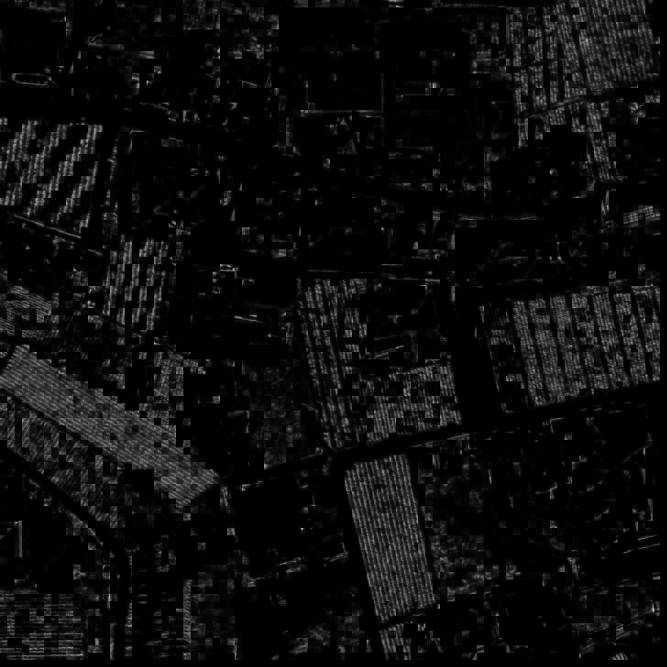
#> input picture Results/iteration_11/swissimage-dop10_2017_2608-1128_2_22_2220210708-183308.png, 2000 x 2000 px, given in place of ite-00_BENUNE_4_DJ0012_144_14420210530-173831.jpg, which was not available (shown at 1/3 size)
$ python binary.py
#> lines starting #> are read from the running program, lines starting #| are printed output that depends on the picture; after the words box and inside, x2 and y2 are one past the last pixel; in counts of white or black regions, pixels touching at a corner belong together; pictures that were not available may be replaced by others from this repository, and a replacement may not be noted
import cv2

def get_binary_img(path, binary_name, threshold):

#> called with binary_name = 'ite-00_BENUNE_4_DJ0012', threshold = 0
    path = path
    binary_name = binary_name
    threshold = threshold

    # Get the image
    originalImage = cv2.imread(path)
#> originalImage is the input picture: shape (2000, 2000, 3); min 0, max 225, mean 12.6

    # Convert to grayscale
    grayImage = cv2.cvtColor(originalImage, cv2.COLOR_BGR2GRAY)

    # Convert to binary
    (thresh, blackAndWhiteImage) = cv2.threshold(grayImage, threshold, 255, cv2.THRESH_BINARY)
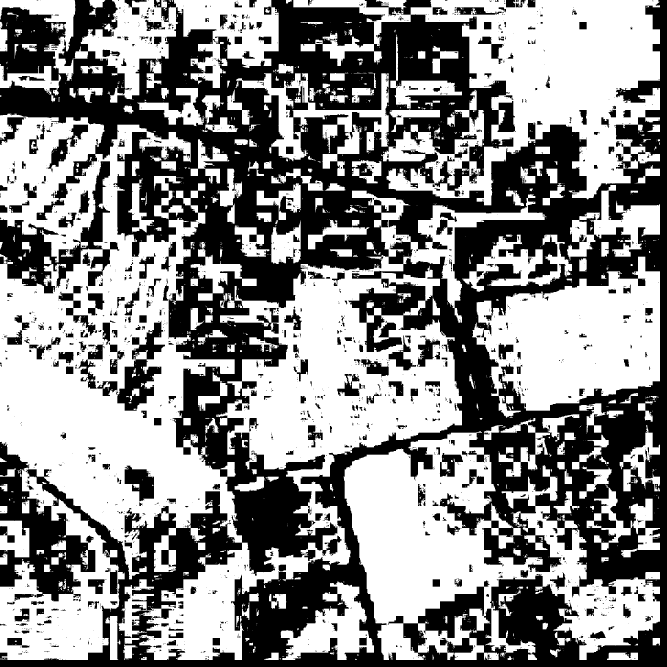
#> blackAndWhiteImage: shape (2000, 2000) (shown at 1/3 size); 53.9% white; 2687 black regions (2182 under 20 px), largest, box (x1, y1, x2, y2) and area: (0, 0, 2000, 2000) 1591825, (0, 1325, 286, 1804) 53536, (0, 484, 358, 880) 39445
#> thresh = 0

    # Save the binary image
    cv2.imwrite('Results/binary/' + binary_name + '_THR-' + str(threshold) + '_BINARY.png', blackAndWhiteImage)

for thr in [0,5,10,15,20,25,30,35,40,45,50,55,60,65,70,75,80,85,90,95,100,105,110,115,120,125,130,135,140,145,150,155,160,165,170,175,180,185,190,195,200,205,210,215,220,225]:

    # BENUNE_4_DJ0012
    get_binary_img(path='Results/comparaison_meilleur/BENUNE_4_DJ0012/ite-00_BENUNE_4_DJ0012_144_14420210530-173831.jpg',
               binary_name='ite-00_BENUNE_4_DJ0012',
               threshold=thr)

    get_binary_img(path='Results/comparaison_meilleur/BENUNE_4_DJ0012/ite-11-01_BENUNE_4_DJ0012_144_14420210708-133939.jpg',
               binary_name='ite-11-01_BENUNE_4_DJ0012',
               threshold=thr)
#> call 2 of get_binary_img, with binary_name = 'ite-11-01_BENUNE_4_DJ0012', threshold = 0
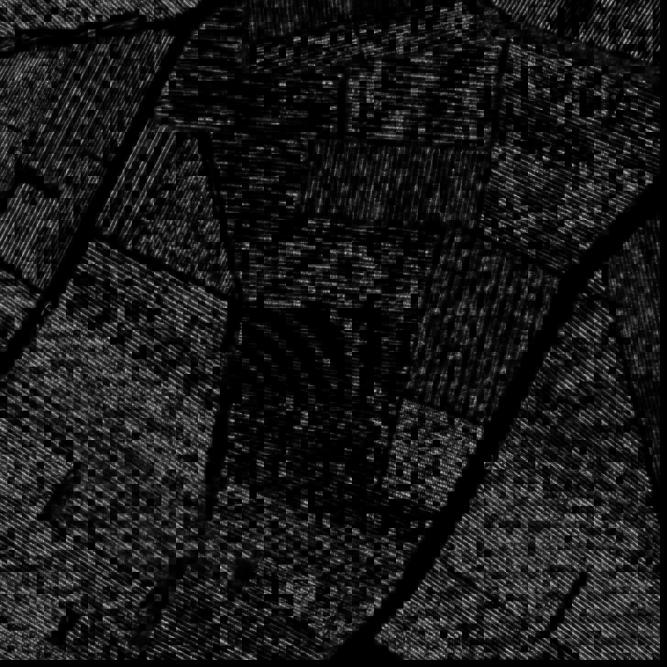
#> input picture Results/iteration_11/swissimage-dop10_2020_2582-1115_3_22_2220210708-182131.png, 2000 x 2000 px, given in place of ite-11-01_BENUNE_4_DJ0012_144_14420210708-133939.jpg, which was not available (shown at 1/3 size)
#> in get_binary_img, originalImage is the input picture: shape (2000, 2000, 3); min 0, max 212, mean 24.8
#> in get_binary_img (call 2), `(thresh, blackAndWhiteImage) = cv2.threshold(grayImage, threshold, 255..`:
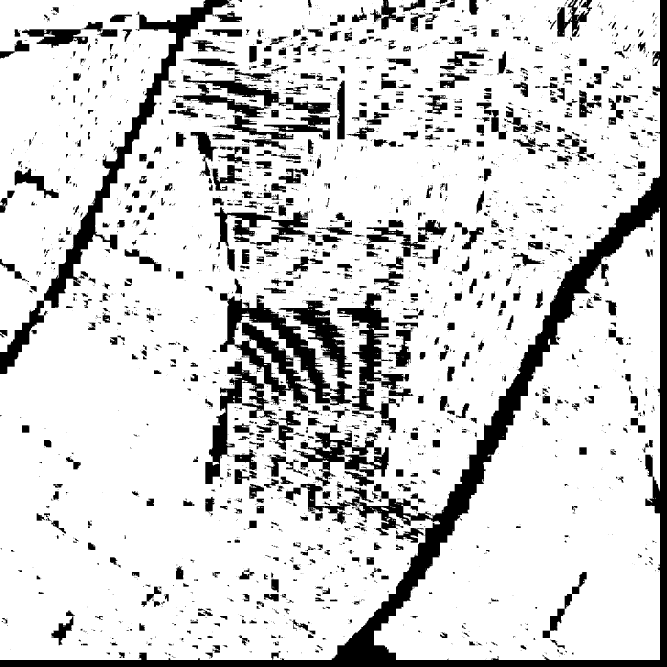
#> blackAndWhiteImage: shape (2000, 2000) (shown at 1/3 size); 82.5% white; 3153 black regions (2121 under 20 px), largest, box (x1, y1, x2, y2) and area: (0, 0, 2000, 2000) 200013, (0, 0, 692, 1122) 52727, (660, 880, 1056, 1243) 44489

    # Bernunes_Google_1_patch-test
    get_binary_img(path='Results/comparaison_meilleur/Bernunes_Google_1_patch-test/ite-00-01_Bernunes_Google_1_patch-test_20_2020210710-184250.PNG',
               binary_name='ite-00-01_Bernunes_Google_1_patch-test',
               threshold=thr)

    get_binary_img(path='Results/comparaison_meilleur/Bernunes_Google_1_patch-test/ite-11-01_Bernunes_Google_1_patch-test_28_2820210710-192709.PNG',
               binary_name='ite-11-01_Bernunes_Google_1_patch-test',
               threshold=thr)
#> (the run stopped early here; a loop or call above may not have finished)
